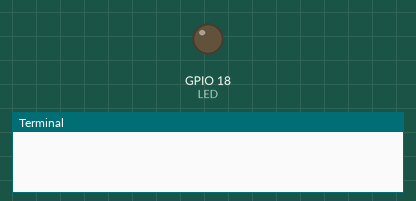
Recording of a program running on a simulated Raspberry Pi (BCM pin numbers). On the bench: output pins drawn as LEDs (lit = HIGH), the last lines printed to the terminal. The clock reads 2024-03-15 10:24:30 at power-on unless the program sets it.

Above: at 0.05 s.
At 0.95 s:
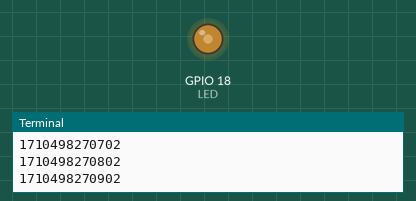
At 1.9 s:
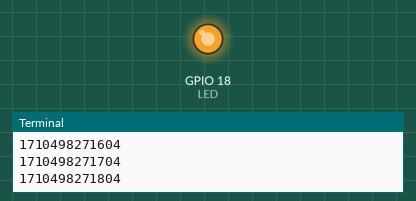
At 3.8 s:
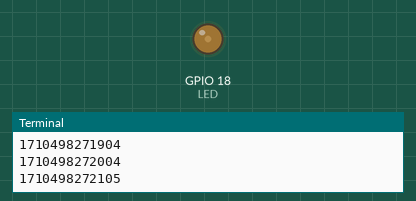
Timing chart, 0 to 5.5 s (numbered marks = the images above):
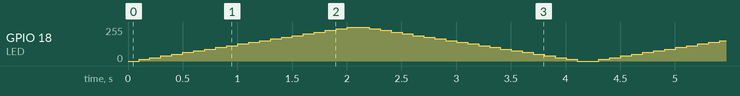

The program:

PWM.py
```python
import time
import RPi.GPIO as GPIO

GPIO.setmode(GPIO.BCM)

LED = 18 # PWM pin connected to LED

GPIO.setup(LED, GPIO.OUT)

HIGH = True
LOW = False

p = GPIO.PWM(LED, 50)  # channel=12 frequency=50Hz
p.start(0)

try:
    while 1:
        for dc in range(0, 101, 5):
            p.ChangeDutyCycle(dc)
            time.sleep(0.1)
            print(round(time.time() * 1000))
        for dc in range(100, -1, -5):
            p.ChangeDutyCycle(dc)
            time.sleep(0.1)
except KeyboardInterrupt:
    print("Program stopped and furnace shut off.") # print a clean exit message
    p.stop()

GPIO.cleanup()
```
